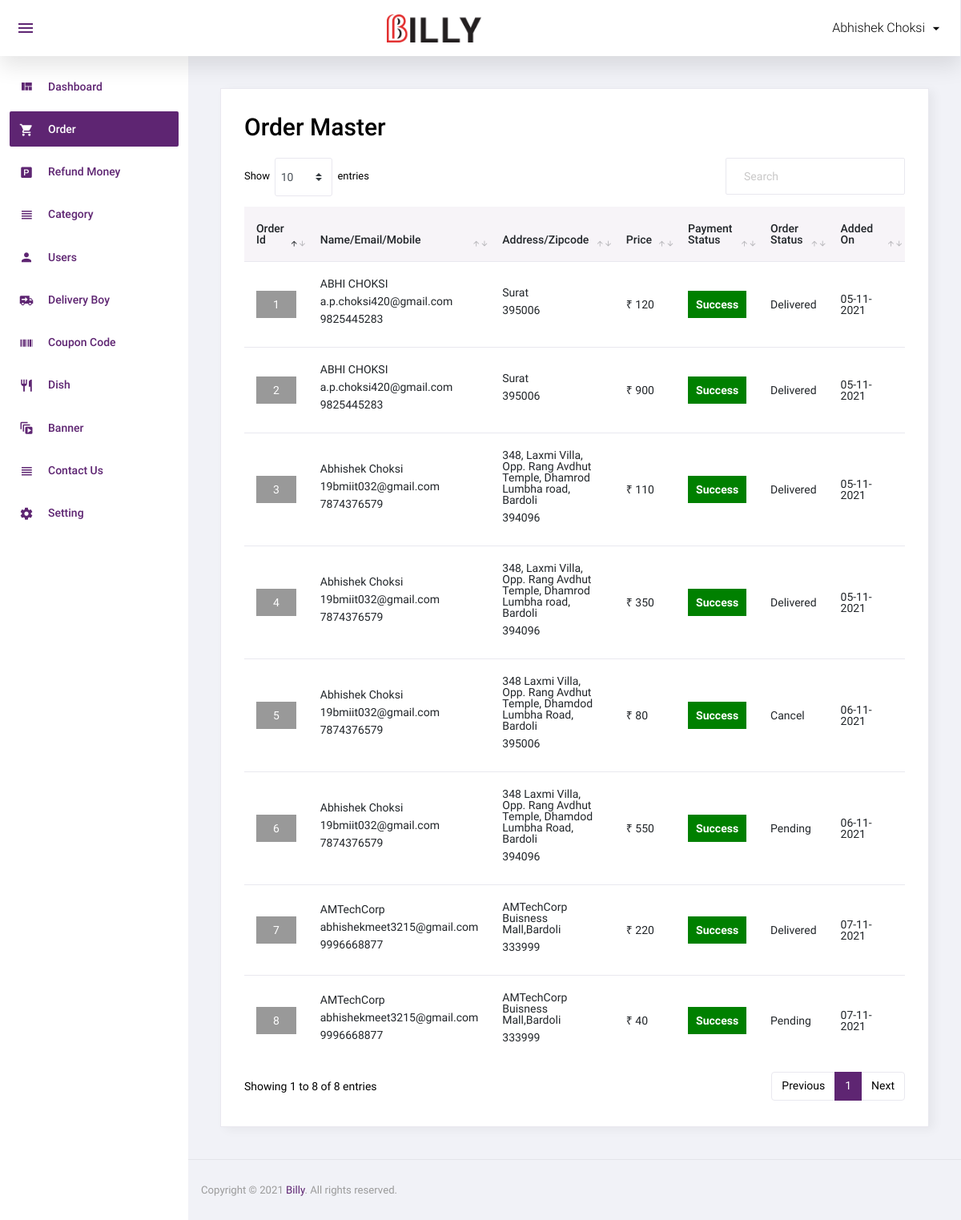
/admin/order.php (signed in), run on an earlier commit of the app's database.
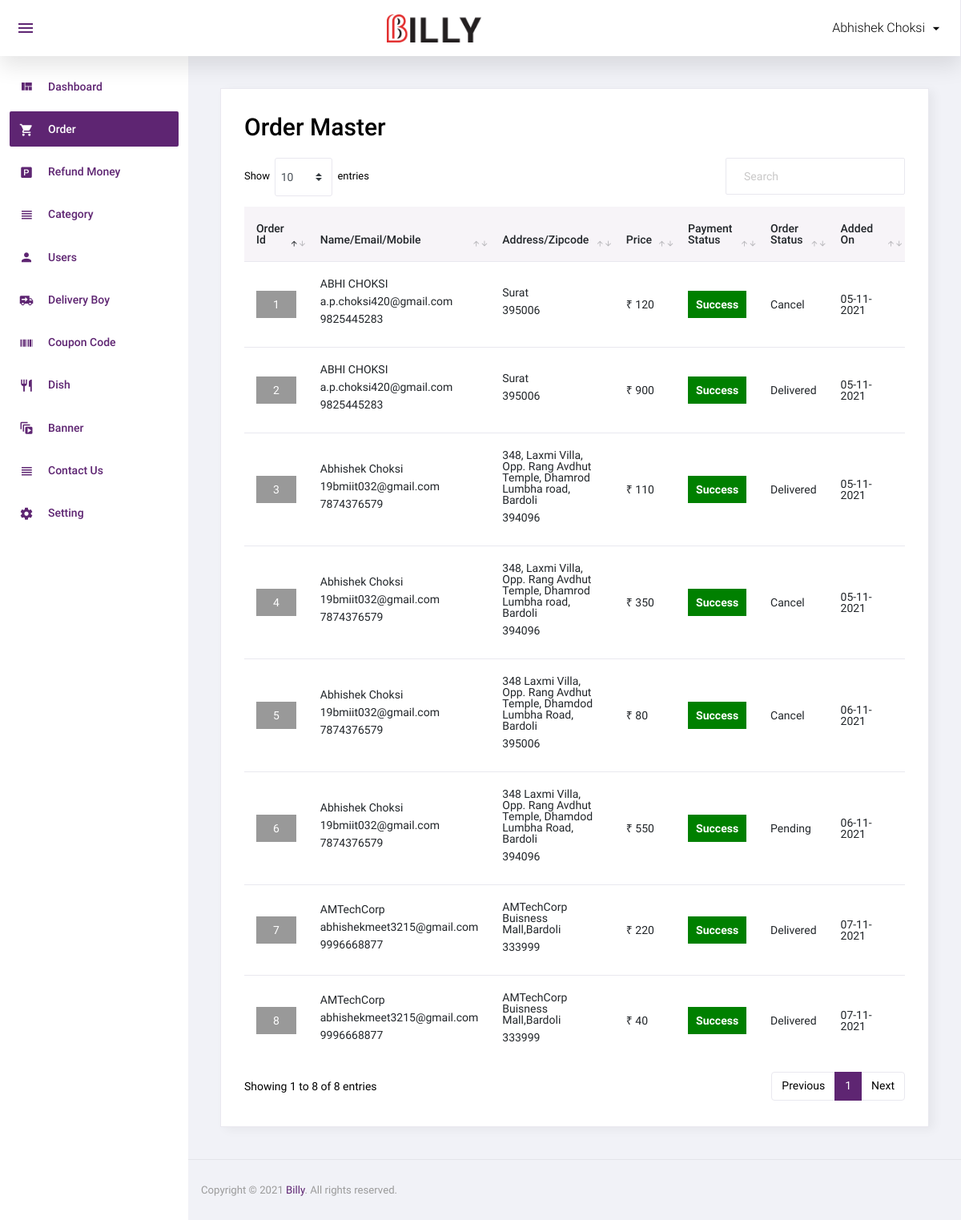
And on a later commit of the database.
### tables this page shows
CREATE TABLE IF NOT EXISTS `order_master` (
  `id` int NOT NULL AUTO_INCREMENT,
  `user_id` int NOT NULL,
  `name` varchar(50) NOT NULL,
  `email` varchar(50) NOT NULL,
  `mobile` varchar(50) NOT NULL,
  `address` text NOT NULL,
  `total_price` float NOT NULL,
  `final_price` float NOT NULL,
  `coupon_code` varchar(20) NOT NULL,
  `zipcode` int NOT NULL,
  `delivery_boy_id` int NOT NULL,
  `payment_status` varchar(20) NOT NULL,
  `payment_type` varchar(10) NOT NULL,
  `payment_id` varchar(100) NOT NULL,
  `order_status` int NOT NULL,
  `cancel_by` enum('user','admin') NOT NULL,
  `cancel_at` datetime NOT NULL,
  `added_on` datetime NOT NULL,
  `delivered_on` datetime NOT NULL,
  `refund_status` int NOT NULL,
  PRIMARY KEY (`id`)
);

CREATE TABLE IF NOT EXISTS `order_status` (
  `id` int NOT NULL AUTO_INCREMENT,
  `order_status` varchar(50) NOT NULL,
  PRIMARY KEY (`id`)
);

### admin/order.php (the view, shortened to what this page needs)
<?php
include('top.php');
$sql = "select order_master.*,order_status.order_status as order_status_str from order_master,order_status where order_master.order_status=order_status.id order by order_master.id desc";
$res = mysqli_query($con, $sql);
?>
<div class="card">
	<div class="card-body">
		<h1 class="grid_title">Order Master</h1>
		<div class="row grid_box">
			<div class="col-12">
				<div class="table-responsive">
					<table id="order-listing" class="table">
						<thead>
							<tr>
								<th width="5%">Order Id</th>
								<th width="20%">Name/Email/Mobile</th>
								<th width="20%">Address/Zipcode</th>
								<th width="5%">Price</th>
								<th width="10%">Payment Status</th>
								<th width="10%">Order Status</th>
								<th width="20%">Added On</th>
							</tr>
						</thead>
						<tbody>
							<?php if (mysqli_num_rows($res) > 0) {
								while ($row = mysqli_fetch_assoc($res)) {
							?>
									<tr>
										<td>
											<div class="div_order_id">
												<a href="order_detail.php?id=<?php echo $row['id'] ?>"><?php echo $row['id'] ?></a>
											</div>
										</td>
										<td>
											<p><?php echo $row['name'] ?></p>
											<p><?php echo $row['email'] ?></p>
											<p><?php echo $row['mobile'] ?></p>
										<td>
											<p><?php echo $row['address'] ?></p>
											<p><?php echo $row['zipcode'] ?></p>
										</td>
										<td style="font-size:14px;">₹ <?php echo $row['total_price'] ?><br />
										</td>
										<td>
											<div class="payment_status payment_status_<?php echo $row['payment_status'] ?>"><?php echo ucfirst($row['payment_status']) ?></div>
										</td>
										<td><?php echo $row['order_status_str'] ?></td>
										<td>
											<?php
											$dateStr = strtotime($row['added_on']);
											echo date('d-m-Y', $dateStr)
											?>
										</td>
									</tr>
								<?php
								}
							} else { ?>
								<tr>
									<td colspan="5">No data found</td>
								</tr>
							<?php } ?>
						</tbody>
					</table>
				</div>
			</div>
		</div>
	</div>
</div>
<?php include('footer.php'); ?>

What changed in the data, as far as the page shows it:
changed order_master id 8: order_status.order_status "Pending" → "Delivered"
changed order_master id 4: order_status.order_status "Delivered" → "Cancel"
changed order_master id 1: order_status.order_status "Delivered" → "Cancel"
